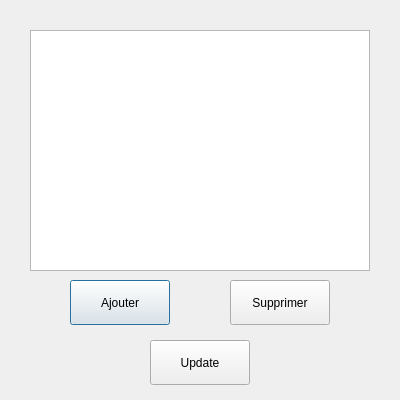
<?xml version="1.0" encoding="UTF-8"?>
<ui version="4.0">
 <class>CtrlPointsDialog</class>
 <widget class="QDialog" name="CtrlPointsDialog">
  <property name="geometry">
   <rect>
    <x>0</x>
    <y>0</y>
    <width>400</width>
    <height>400</height>
   </rect>
  </property>
  <property name="sizePolicy">
   <sizepolicy hsizetype="Fixed" vsizetype="Fixed">
    <horstretch>0</horstretch>
    <verstretch>0</verstretch>
   </sizepolicy>
  </property>
  <property name="minimumSize">
   <size>
    <width>400</width>
    <height>400</height>
   </size>
  </property>
  <property name="maximumSize">
   <size>
    <width>400</width>
    <height>400</height>
   </size>
  </property>
  <property name="windowTitle">
   <string>Dialog</string>
  </property>
  <widget class="QListWidget" name="ctlPointsList">
   <property name="geometry">
    <rect>
     <x>30</x>
     <y>30</y>
     <width>340</width>
     <height>241</height>
    </rect>
   </property>
   <property name="sizePolicy">
    <sizepolicy hsizetype="Fixed" vsizetype="Fixed">
     <horstretch>0</horstretch>
     <verstretch>0</verstretch>
    </sizepolicy>
   </property>
  </widget>
  <widget class="QPushButton" name="addBtn">
   <property name="geometry">
    <rect>
     <x>70</x>
     <y>280</y>
     <width>100</width>
     <height>45</height>
    </rect>
   </property>
   <property name="sizePolicy">
    <sizepolicy hsizetype="Fixed" vsizetype="Fixed">
     <horstretch>0</horstretch>
     <verstretch>0</verstretch>
    </sizepolicy>
   </property>
   <property name="minimumSize">
    <size>
     <width>100</width>
     <height>45</height>
    </size>
   </property>
   <property name="maximumSize">
    <size>
     <width>100</width>
     <height>45</height>
    </size>
   </property>
   <property name="text">
    <string>Ajouter</string>
   </property>
  </widget>
  <widget class="QPushButton" name="delBtn">
   <property name="geometry">
    <rect>
     <x>230</x>
     <y>280</y>
     <width>100</width>
     <height>45</height>
    </rect>
   </property>
   <property name="sizePolicy">
    <sizepolicy hsizetype="Fixed" vsizetype="Fixed">
     <horstretch>0</horstretch>
     <verstretch>0</verstretch>
    </sizepolicy>
   </property>
   <property name="minimumSize">
    <size>
     <width>100</width>
     <height>45</height>
    </size>
   </property>
   <property name="maximumSize">
    <size>
     <width>100</width>
     <height>45</height>
    </size>
   </property>
   <property name="text">
    <string>Supprimer</string>
   </property>
  </widget>
  <widget class="QPushButton" name="updateBtn">
   <property name="geometry">
    <rect>
     <x>150</x>
     <y>340</y>
     <width>100</width>
     <height>45</height>
    </rect>
   </property>
   <property name="sizePolicy">
    <sizepolicy hsizetype="Fixed" vsizetype="Fixed">
     <horstretch>0</horstretch>
     <verstretch>0</verstretch>
    </sizepolicy>
   </property>
   <property name="minimumSize">
    <size>
     <width>100</width>
     <height>45</height>
    </size>
   </property>
   <property name="maximumSize">
    <size>
     <width>100</width>
     <height>45</height>
    </size>
   </property>
   <property name="text">
    <string>Update</string>
   </property>
  </widget>
 </widget>
 <resources/>
 <connections/>
</ui>
